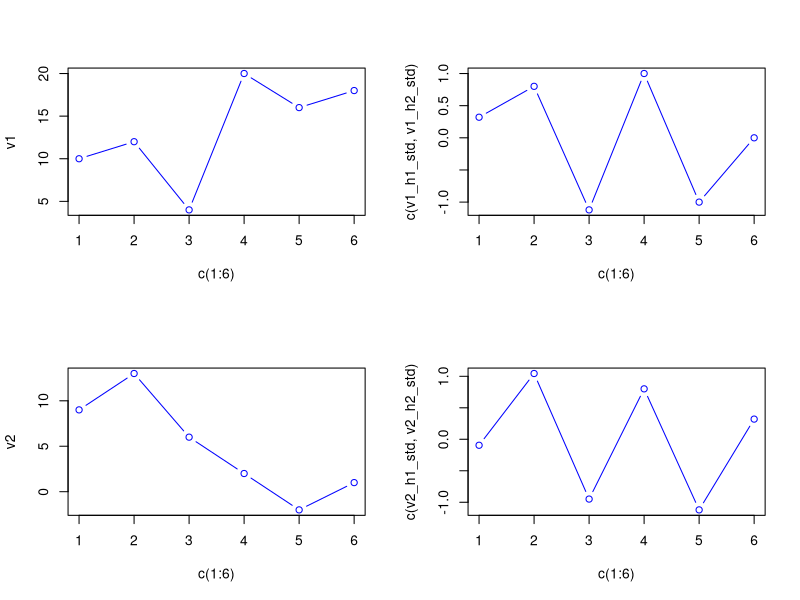
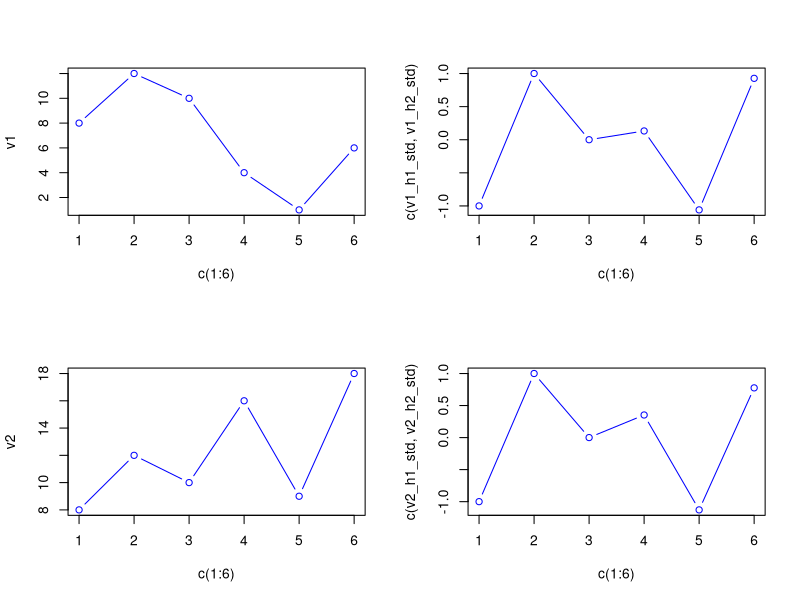

Write R code to recreate these figures, in order.
#test 1

v1 <- c (10 , 12 , 4 , 20 , 16 , 18)
v2 <- c(9 , 13 , 6 , 2 , -2 , 1)
cor (v1 , v2)
cor (v1[1:3] , v2[1:3])
cor (v1[4:6] , v2[4:6])
stdVector <- function(x) { return ((x - mean(x))/sd(x) )}

stdVector(v1[1:3] ) -> v1_h1_std
stdVector(v1[4:6] ) -> v1_h2_std
stdVector(v2[1:3] ) -> v2_h1_std
stdVector(v2[4:6] ) -> v2_h2_std

par (mfrow = c(2, 2))
plot ( v1 , x = c (1:6) , col = "blue" , type = "b")
plot ( c(v1_h1_std , v1_h2_std) , x = c (1:6) , col = "blue" , type = "b")
plot ( v2 , x = c (1:6) , col = "blue" , type = "b")
plot ( c(v2_h1_std , v2_h2_std) , x = c (1:6) , col = "blue" , type = "b")

v1_com <-  c(v1_h1_std , v1_h2_std)
v2_com <- c(v2_h1_std , v2_h2_std)
cor (v1_com , v2_com)

#test 2

#v1 <- c (8 , 12 , 10 , 2 , 14 , 11)
v1 <- c (8 , 12 , 10 , 4 , 1 , 6)
#v2 <- c(7 , 13 , 8 , 10 , 16 , 14)
v2 <- c(8 , 12 , 10 , 16 , 9 , 18)
cor (v1 , v2)
cor (v1[1:3] , v2[1:3])
cor (v1[4:6] , v2[4:6])

stdVector(v1[1:3] ) -> v1_h1_std
stdVector(v1[4:6] ) -> v1_h2_std
stdVector(v2[1:3] ) -> v2_h1_std
stdVector(v2[4:6] ) -> v2_h2_std

par (mfrow = c(2, 2))
plot ( v1 , x = c (1:6) , col = "blue" , type = "b")
plot ( c(v1_h1_std , v1_h2_std) , x = c (1:6) , col = "blue" , type = "b")
plot ( v2 , x = c (1:6) , col = "blue" , type = "b")
plot ( c(v2_h1_std , v2_h2_std) , x = c (1:6) , col = "blue" , type = "b")

v1_com <-  c(v1_h1_std , v1_h2_std)
v2_com <- c(v2_h1_std , v2_h2_std)
cor (v1_com , v2_com)





